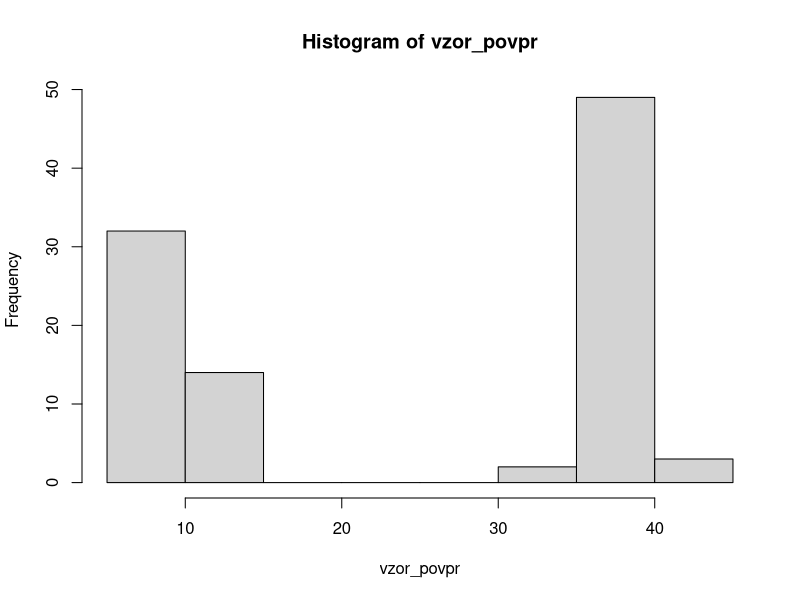
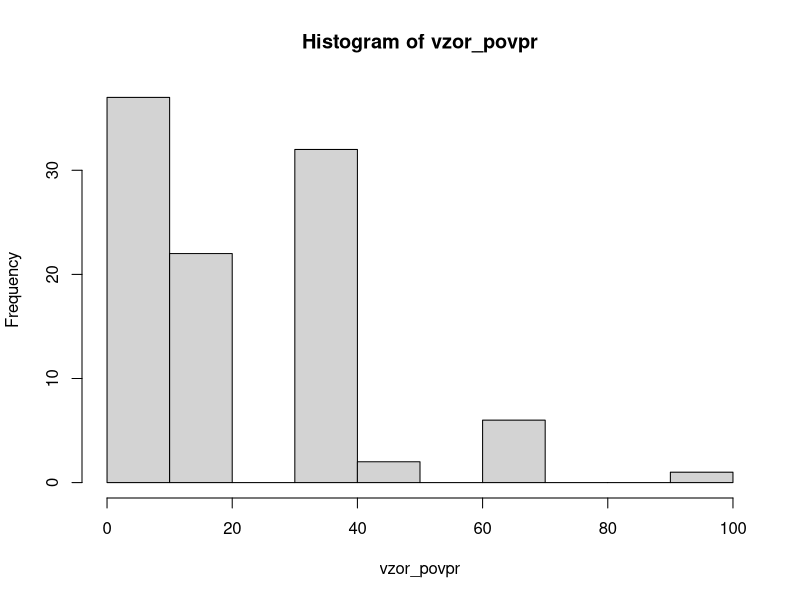

Source code (R) for these figures, in order:
#2. naloga

#a)
populacija<-c(8,9,5,19,150,7,9,1,13,15)
#populacija<-c(8,9,5,19,7,9,1,13,15)

mean(populacija)

median(populacija)

quantile(populacija)

quantile(populacija,0.5)

quantile(populacija,0.63)

#b)
n<-5
m<-100

y<-matrix(nrow=m,ncol=n)
vzor_povpr<-rep(0,m)

for(i in 1:m){
  y[i,]=sample(populacija,n,replace=FALSE)
  vzor_povpr[i]=mean(y[i,])
}

hist(vzor_povpr)

mean(vzor_povpr)


n<-5
m<-100

y<-matrix(nrow=m,ncol=n)
vzor_povpr<-rep(0,m)

for(i in 1:m){
  y[i,]=sample(populacija,n,replace=TRUE)
  vzor_povpr[i]=mean(y[i,])
}

hist(vzor_povpr)

mean(vzor_povpr)











